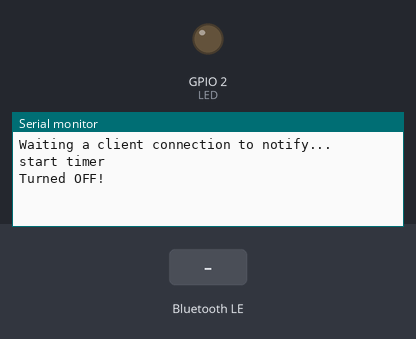
The sketch below on a simulated ESP32. Parts: output pins drawn as LEDs (lit = HIGH), the last lines printed to the serial monitor. The inputs (shaded band) are chosen by the test bench. Nothing arrives over Bluetooth unless stated; a phone connects over Bluetooth LE 3 s after start.

Above: at 1.2 s.
1.3 s: Bluetooth LE write "255" received
At 1.9 s:
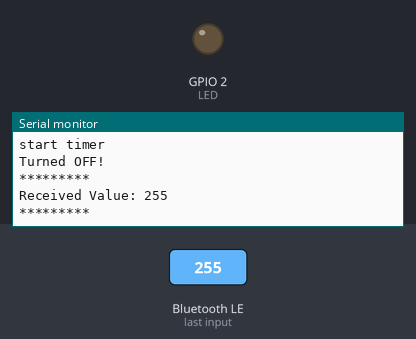
2.8 s: Bluetooth LE write "255" received
At 3.03 s:
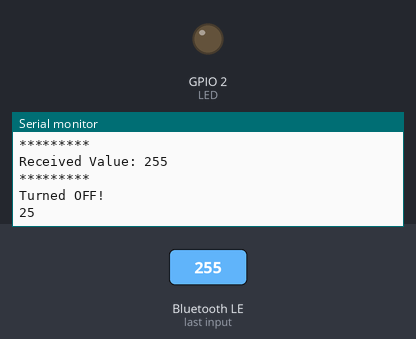

The sketch:

ESP32_EEE423.ino
```cpp
/*
 Name:		ESP32_EEE423.ino
 Created:	2/12/2018 1:44:10 AM
 Author:	mohammed
*/

#include <BLEDevice.h>
#include <BLEServer.h>
#include <BLEUtils.h>
#include <BLE2902.h>

BLECharacteristic *pMassage;
std::string rxValue;

bool deviceConnected = false;
float txValue;
long int TiOffCaunt=0;
uint8_t Time_Off = int(0);
char BSt = 'z';
uint8_t device_time = 0;
const int readPin = 32; // Use GPIO number. See ESP32 board pinouts
const int LED = 2; // Could be different depending on the dev board. I used the DOIT ESP32 dev board.

				   // See the following for generating UUIDs:
				   // https://www.uuidgenerator.net/

#define DEVICE_SERVICE_UUID               "6E400040-B5A3-F393-E0A9-E50E24DCCA9E"// UART service UUID
#define DEVICE_CHARACTERISTIC_UUID_RX     "6E400041-B5A3-F393-E0A9-E50E24DCCA9E"
#define DEVICE_TIME_CHARACTERISTIC_UUID_RX"6E400042-B5A3-F393-E0A9-E50E24DCCA9E"

#define NOTIFY_SERVICE_UUID               "6E400060-B5A3-F393-E0A9-E50E24DCCA9E"
#define MASSAGE_CHARACTERISTIC_UUID_TX    "6E400061-B5A3-F393-E0A9-E50E24DCCA9E"


class MyServerCallbacks : public BLEServerCallbacks {
	void onConnect(BLEServer* pServer) {
		deviceConnected = true;
	};

	void onDisconnect(BLEServer* pServer) {
		deviceConnected = false;
	}
};

class DEVICE : public BLECharacteristicCallbacks {
	void onWrite(BLECharacteristic *pDevice) {
		rxValue = pDevice->getValue();

		if (rxValue.length() > 0) {
			Serial.println("*********");
			Serial.print("Received Value: ");

			for (int i = 0; i < rxValue.length(); i++) {
				Serial.print(rxValue[i]);
			}

			Serial.println();
			Serial.println("*********");
		}
	}
};
class DEVICE_TIME : public BLECharacteristicCallbacks {
	void onWrite(BLECharacteristic *pDevice_Time) {
		std::string rxValue0 = pDevice_Time->getValue();
		if (rxValue0.length() > 0) {
			device_time = 0;
			for (int i = 0; i < (rxValue0.length() - 1); i++) {
				int power = rxValue0.length() - 2 - i;
				device_time = (int(rxValue0[i]) - 48)*pow(10, power) + device_time;
			}
			Serial.println(device_time);
			//device_time %= 2;
		}
	}
};

/* create a hardware timer */
hw_timer_t * timer = NULL;
long int TiCaunt = 0;

void IRAM_ATTR onTimer() {
	TiCaunt++;
	//Serial.println(TiCaunt);
}

void setup() {
	Serial.begin(115200);

	pinMode(LED, OUTPUT);

	// Create the BLE Device
	BLEDevice::init("JIC_EEE423_Project"); // Give it a name

										// Create the BLE Server
	BLEServer *pServer = BLEDevice::createServer();

	pServer->setCallbacks(new MyServerCallbacks());

	// Create the BLE Service
	BLEService *pDevice_Service = pServer->createService(DEVICE_SERVICE_UUID);
	BLEService *pNotify_Service = pServer->createService(NOTIFY_SERVICE_UUID);

	// Create a BLE Characteristic
	pMassage = pNotify_Service->createCharacteristic(
		MASSAGE_CHARACTERISTIC_UUID_TX,
		BLECharacteristic::PROPERTY_NOTIFY
	);

	pMassage->addDescriptor(new BLE2902());

	BLECharacteristic *pDevice = pDevice_Service->createCharacteristic(
		DEVICE_CHARACTERISTIC_UUID_RX,
		BLECharacteristic::PROPERTY_WRITE
	);
	BLECharacteristic *pDevice_Time = pDevice_Service->createCharacteristic(
		DEVICE_TIME_CHARACTERISTIC_UUID_RX,
		BLECharacteristic::PROPERTY_WRITE
	);

	pDevice->setCallbacks(new DEVICE());
	pDevice_Time->setCallbacks(new DEVICE_TIME());

	// Start the service
	pDevice_Service->start();
	pNotify_Service->start();

	// Start advertising
	pServer->getAdvertising()->start();
	Serial.println("Waiting a client connection to notify...");


	/* Use 1st timer of 4
	   1 tick take 1/(80MHZ/80) = 1us so we set divider 80 and count up */
	timer = timerBegin(0, 80, true);

	/* Attach onTimer function to our timer */
	timerAttachInterrupt(timer, &onTimer, true);

	/* Set alarm to call onTimer function every second 1 tick is 1us
	  => 1 second is 1000000us
	  Repeat the alarm (third parameter) */
	timerAlarmWrite(timer, 1000000, true);

	// Start an alarm
	timerAlarmEnable(timer);
	Serial.println("start timer");
}

void loop() {
	if (deviceConnected) {
		// Some junk for now...
		// txValue = analogRead(readPin); // This could be an actual sensor reading

											   // Converting the value to a char array:
		char Time_Off_String[8];
		dtostrf(Time_Off, 3, 0, Time_Off_String); // val, min_width, digits_after_decimal, char_buffer
		Time_Off_String[3] = BSt;

		pMassage->setValue(Time_Off_String);

		pMassage->notify(); // proadcast the value through BLE
		/*Serial.print("*** Sent Value: ");
		Serial.print(Time_Off_String);
		Serial.println(" ***");
		Serial.print("*** Sent Value: ");
		Serial.print(device_time);
		Serial.println(" ***");*/
		delay(900);
	}
	else {
		delay(900);
	}
	// Do stuff based on the command received from BLE
	if (rxValue.find("A") != -1) {
		Serial.println("Turned ON!!");
		digitalWrite(LED, HIGH);
		if (device_time == 255) {
		}
		else {
			TiOffCaunt = int(device_time) + TiCaunt;
		}
		rxValue = "a";
		BSt = 'Z';
		delay(100);
	}
	else if (rxValue.find("B") != -1 ) {
		Serial.println("Turned OFF!");
		digitalWrite(LED, LOW);
		rxValue = "a";
		BSt = 'z';
		delay(100);
	}

	if (device_time == 255) {
		delay(100);
	} else if (TiOffCaunt <= TiCaunt) {
		Serial.println("Turned OFF!");
		digitalWrite(LED, LOW);
		BSt = 'z';
		delay(100);
	}
	if (device_time != 255) {
		Time_Off = TiOffCaunt - TiCaunt;
		delay(100);
	}
	//Serial.println(TiOffCaunt);
}
```

Measured:
- after the input at 1.3 s, the serial monitor: prints a new line after 0.05 s (image 1)
- after the input at 2.8 s, the serial monitor: prints a new line after 0.05 s (image 2)
